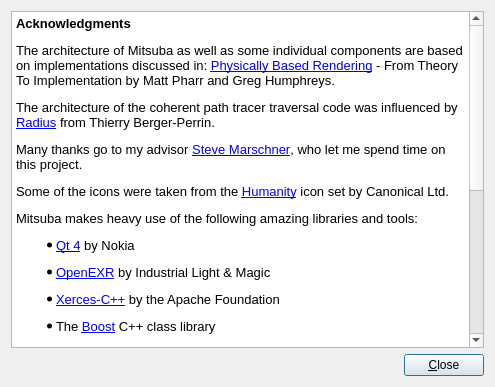
<?xml version="1.0" encoding="UTF-8"?>
<ui version="4.0">
 <class>AcknowledgmentDialog</class>
 <widget class="QDialog" name="AcknowledgmentDialog">
  <property name="windowModality">
   <enum>Qt::NonModal</enum>
  </property>
  <property name="geometry">
   <rect>
    <x>0</x>
    <y>0</y>
    <width>495</width>
    <height>387</height>
   </rect>
  </property>
  <property name="windowTitle">
   <string>Acknowledgments</string>
  </property>
  <layout class="QGridLayout" name="gridLayout">
   <item row="1" column="0">
    <layout class="QHBoxLayout" name="horizontalLayout">
     <item>
      <spacer name="horizontalSpacer">
       <property name="orientation">
        <enum>Qt::Horizontal</enum>
       </property>
       <property name="sizeHint" stdset="0">
        <size>
         <width>198</width>
         <height>20</height>
        </size>
       </property>
      </spacer>
     </item>
     <item>
      <widget class="QPushButton" name="pushButton">
       <property name="text">
        <string>&amp;Close</string>
       </property>
      </widget>
     </item>
    </layout>
   </item>
   <item row="0" column="0">
    <widget class="QTextBrowser" name="textBrowser">
     <property name="html">
      <string>&lt;!DOCTYPE HTML PUBLIC &quot;-//W3C//DTD HTML 4.0//EN&quot; &quot;http://www.w3.org/TR/REC-html40/strict.dtd&quot;&gt;
&lt;html&gt;&lt;head&gt;&lt;meta name=&quot;qrichtext&quot; content=&quot;1&quot; /&gt;&lt;style type=&quot;text/css&quot;&gt;
p, li { white-space: pre-wrap; }
&lt;/style&gt;&lt;/head&gt;&lt;body style=&quot; font-family:'Sans'; font-size:10pt; font-weight:400; font-style:normal;&quot;&gt;
&lt;p style=&quot; margin-top:12px; margin-bottom:12px; margin-left:0px; margin-right:0px; -qt-block-indent:0; text-indent:0px;&quot;&gt;&lt;span style=&quot; font-weight:600;&quot;&gt;Acknowledgments&lt;/span&gt;&lt;/p&gt;
&lt;p style=&quot; margin-top:12px; margin-bottom:12px; margin-left:0px; margin-right:0px; -qt-block-indent:0; text-indent:0px;&quot;&gt;The architecture of Mitsuba as well as some individual components are based on implementations discussed in: &lt;a href=&quot;http://www.pbrt.org&quot;&gt;&lt;span style=&quot; text-decoration: underline; color:#0000ff;&quot;&gt;Physically Based Rendering&lt;/span&gt;&lt;/a&gt; - From Theory To Implementation by Matt Pharr and Greg Humphreys.&lt;/p&gt;
&lt;p style=&quot; margin-top:12px; margin-bottom:12px; margin-left:0px; margin-right:0px; -qt-block-indent:0; text-indent:0px;&quot;&gt;The architecture of the coherent path tracer traversal code was influenced by &lt;a href=&quot;http://gna.org/projects/radius/&quot;&gt;&lt;span style=&quot; text-decoration: underline; color:#0000ff;&quot;&gt;Radius&lt;/span&gt;&lt;/a&gt; from Thierry Berger-Perrin.&lt;/p&gt;
&lt;p style=&quot; margin-top:12px; margin-bottom:12px; margin-left:0px; margin-right:0px; -qt-block-indent:0; text-indent:0px;&quot;&gt;Many thanks go to my advisor &lt;a href=&quot;http://www.cs.cornell.edu/~srm/&quot;&gt;&lt;span style=&quot; text-decoration: underline; color:#0000ff;&quot;&gt;Steve Marschner&lt;/span&gt;&lt;/a&gt;, who let me spend time on this project.&lt;/p&gt;
&lt;p style=&quot; margin-top:12px; margin-bottom:12px; margin-left:0px; margin-right:0px; -qt-block-indent:0; text-indent:0px;&quot;&gt;Some of the icons were taken from the &lt;a href=&quot;https://launchpad.net/humanity&quot;&gt;&lt;span style=&quot; text-decoration: underline; color:#0000ff;&quot;&gt;Humanity&lt;/span&gt;&lt;/a&gt; icon set by Canonical Ltd.&lt;/p&gt;
&lt;p style=&quot; margin-top:12px; margin-bottom:12px; margin-left:0px; margin-right:0px; -qt-block-indent:0; text-indent:0px;&quot;&gt;Mitsuba makes heavy use of the following amazing libraries and tools: &lt;/p&gt;
&lt;ul style=&quot;-qt-list-indent: 1;&quot;&gt;&lt;li style=&quot; margin-top:12px; margin-bottom:12px; margin-left:0px; margin-right:0px; -qt-block-indent:0; text-indent:0px;&quot;&gt;&lt;a href=&quot;http://qt.nokia.com/products&quot;&gt;&lt;span style=&quot; text-decoration: underline; color:#0000ff;&quot;&gt;Qt 4&lt;/span&gt;&lt;/a&gt; by Nokia&lt;/li&gt;
&lt;li style=&quot; margin-top:12px; margin-bottom:12px; margin-left:0px; margin-right:0px; -qt-block-indent:0; text-indent:0px;&quot;&gt;&lt;a href=&quot;http://www.openexr.com/&quot;&gt;&lt;span style=&quot; text-decoration: underline; color:#0000ff;&quot;&gt;OpenEXR&lt;/span&gt;&lt;/a&gt; by Industrial Light &amp;amp; Magic&lt;/li&gt;
&lt;li style=&quot; margin-top:12px; margin-bottom:12px; margin-left:0px; margin-right:0px; -qt-block-indent:0; text-indent:0px;&quot;&gt;&lt;a href=&quot;http://xerces.apache.org/xerces-c/&quot;&gt;&lt;span style=&quot; text-decoration: underline; color:#0000ff;&quot;&gt;Xerces-C++&lt;/span&gt;&lt;/a&gt; by the Apache Foundation&lt;/li&gt;
&lt;li style=&quot; margin-top:12px; margin-bottom:12px; margin-left:0px; margin-right:0px; -qt-block-indent:0; text-indent:0px;&quot;&gt;The &lt;a href=&quot;http://www.boost.org/&quot;&gt;&lt;span style=&quot; text-decoration: underline; color:#0000ff;&quot;&gt;Boost&lt;/span&gt;&lt;/a&gt; C++ class library&lt;/li&gt;
&lt;li style=&quot; margin-top:12px; margin-bottom:12px; margin-left:0px; margin-right:0px; -qt-block-indent:0; text-indent:0px;&quot;&gt;&lt;a href=&quot;http://glew.sourceforge.net/&quot;&gt;&lt;span style=&quot; text-decoration: underline; color:#0000ff;&quot;&gt;GLEW&lt;/span&gt;&lt;/a&gt; by Milan Ikits, Marcelo E. Magallon and Lev Povalahev&lt;/li&gt;
&lt;li style=&quot; margin-top:12px; margin-bottom:12px; margin-left:0px; margin-right:0px; -qt-block-indent:0; text-indent:0px;&quot;&gt;&lt;a href=&quot;http://sourceforge.net/projects/collada-dom/&quot;&gt;&lt;span style=&quot; text-decoration: underline; color:#0000ff;&quot;&gt;COLLADA DOM&lt;/span&gt;&lt;/a&gt; by Sony Computer Entertainment&lt;/li&gt;
&lt;li style=&quot; margin-top:12px; margin-bottom:12px; margin-left:0px; margin-right:0px; -qt-block-indent:0; text-indent:0px;&quot;&gt;&lt;a href=&quot;http://www.math.sci.hiroshima-u.ac.jp/~m-mat/MT/emt.html&quot;&gt;&lt;span style=&quot; text-decoration: underline; color:#0000ff;&quot;&gt;Mersenne Twister&lt;/span&gt;&lt;/a&gt; by Makoto Matsumoto and Takuji Nishimura&lt;/li&gt;
&lt;li style=&quot; margin-top:12px; margin-bottom:12px; margin-left:0px; margin-right:0px; -qt-block-indent:0; text-indent:0px;&quot;&gt;&lt;a href=&quot;http://code.google.com/p/ccvt/&quot;&gt;&lt;span style=&quot; text-decoration: underline; color:#0000ff;&quot;&gt;ccvt (Capacity-Constrained Voronoi Tessellations)&lt;/span&gt;&lt;/a&gt; by Michael Balzer, Thomas Schlömer and Oliver Deussen&lt;/li&gt;
&lt;li style=&quot; margin-top:12px; margin-bottom:12px; margin-left:0px; margin-right:0px; -qt-block-indent:0; text-indent:0px;&quot;&gt;&lt;a href=&quot;http://www.ijg.org/&quot;&gt;&lt;span style=&quot; text-decoration: underline; color:#0000ff;&quot;&gt;libjpeg&lt;/span&gt;&lt;/a&gt; by the Independent JPEG Group&lt;/li&gt;
&lt;li style=&quot; margin-top:12px; margin-bottom:12px; margin-left:0px; margin-right:0px; -qt-block-indent:0; text-indent:0px;&quot;&gt;&lt;a href=&quot;http://www.libpng.org/pub/png&quot;&gt;&lt;span style=&quot; text-decoration: underline; color:#0000ff;&quot;&gt;libpng&lt;/span&gt;&lt;/a&gt; by Guy Eric Schalnat, Andreas Dilger, Glenn Randers-Pehrson and others&lt;/li&gt;
&lt;li style=&quot; margin-top:12px; margin-bottom:12px; margin-left:0px; margin-right:0px; -qt-block-indent:0; text-indent:0px;&quot;&gt;&lt;a href=&quot;http://www.brandonwalkin.com/bwtoolkit/&quot;&gt;&lt;span style=&quot; text-decoration: underline; color:#0000ff;&quot;&gt;BWToolkit&lt;/span&gt;&lt;/a&gt; by Brandon Walkin&lt;/li&gt;
&lt;li style=&quot; margin-top:12px; margin-bottom:12px; margin-left:0px; margin-right:0px; -qt-block-indent:0; text-indent:0px;&quot;&gt;&lt;a href=&quot;http://sourceware.org/pthreads-win32/&quot;&gt;&lt;span style=&quot; text-decoration: underline; color:#0000ff;&quot;&gt;POSIX Threads for Win32&lt;/span&gt;&lt;/a&gt; by Ross Johnson&lt;/li&gt;
&lt;li style=&quot; margin-top:12px; margin-bottom:12px; margin-left:0px; margin-right:0px; -qt-block-indent:0; text-indent:0px;&quot;&gt;The &lt;a href=&quot;http://www.scons.org/&quot;&gt;&lt;span style=&quot; text-decoration: underline; color:#0000ff;&quot;&gt;SCons&lt;/span&gt;&lt;/a&gt; build system by the SCons Foundation&lt;/li&gt;&lt;/ul&gt;
&lt;p style=&quot;-qt-paragraph-type:empty; margin-top:12px; margin-bottom:12px; margin-left:0px; margin-right:0px; -qt-block-indent:0; text-indent:0px;&quot;&gt;&lt;/p&gt;&lt;/body&gt;&lt;/html&gt;</string>
     </property>
     <property name="openExternalLinks">
      <bool>true</bool>
     </property>
    </widget>
   </item>
  </layout>
 </widget>
 <resources/>
 <connections>
  <connection>
   <sender>pushButton</sender>
   <signal>clicked()</signal>
   <receiver>AcknowledgmentDialog</receiver>
   <slot>accept()</slot>
   <hints>
    <hint type="sourcelabel">
     <x>327</x>
     <y>263</y>
    </hint>
    <hint type="destinationlabel">
     <x>334</x>
     <y>199</y>
    </hint>
   </hints>
  </connection>
 </connections>
</ui>
